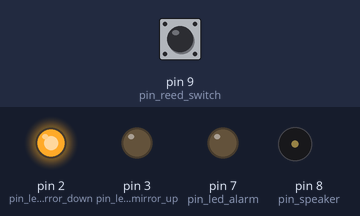
This program was run on a simulated Arduino Uno, built with avr-gcc and run on an emulated ATmega328P. Shown: output pins drawn as LEDs (lit = HIGH), buzzer (waves = sounding). Dashed ring = blinking. Inputs (shaded band) come from the test bench; at power-on: pin 9 (pin_reed_switch) HIGH.

Above: at 1.2 s.
1.3 s: pin 9 (pin_reed_switch) pulled LOW for 0.15 s
At 1.37 s:
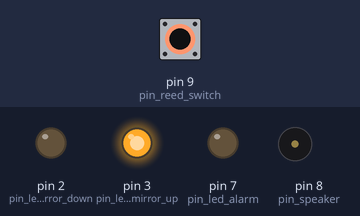
At 2.14 s:
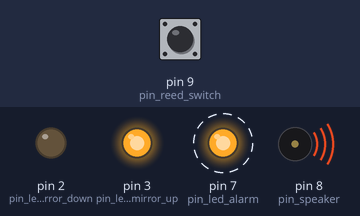
4.3 s: pin 9 (pin_reed_switch) pulled LOW for 1 s
At 5.24 s:
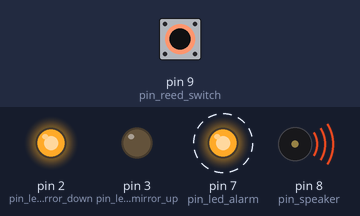
Timing chart, 0 to 7.3 s (numbered marks = the images above; inputs shaded):
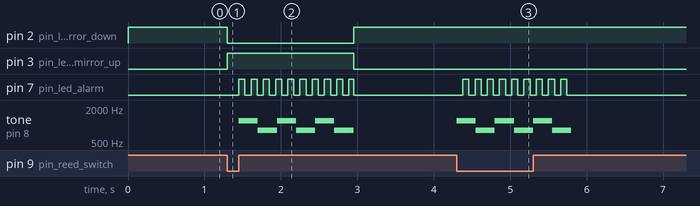

The program:

main.cpp
```cpp
//
// Created by alex on 11/27/19.
//

#include <Arduino.h>

//Pin definitions
const byte pin_led_mirror_down = 2;
const byte pin_led_mirror_up = 3;
const byte pin_led_alarm = 7;
const byte pin_speaker = 8;
const byte pin_reed_switch = 9;

const bool mirror_up_pos = false;
const bool mirror_down_pos = true;

//Reed switch debounce time (ms)
unsigned int debounce_time = 200;

//Mirror position variable
bool mirror_pos;

//Some notes
const unsigned int NOTE_HIGH = 1200;
const unsigned int NOTE_LOW = 800;

//Start and stop the light alarm
void start_light_alarm();
void stop_light_alarm();
void play_sound_alarm(byte sound_pin);

bool reed_switch_changed(byte reed_pin, unsigned int time_of_last, bool mirror_position);

void setup()
{
    pinMode(pin_led_mirror_down, OUTPUT);
    pinMode(pin_led_mirror_up, OUTPUT);
    pinMode(pin_led_alarm, OUTPUT);
    pinMode(pin_speaker, OUTPUT);

    pinMode(pin_reed_switch, INPUT_PULLUP);

    mirror_pos = digitalRead(pin_reed_switch);
}

void loop()
{
    static unsigned long time_of_last_change = millis();
    if(reed_switch_changed(pin_reed_switch, time_of_last_change, mirror_pos))
    {
        start_light_alarm();
        play_sound_alarm(pin_speaker);
        stop_light_alarm();
        time_of_last_change = millis();
    }

    mirror_pos = digitalRead(pin_reed_switch);

    digitalWrite(pin_led_mirror_down, mirror_pos==mirror_down_pos);
    digitalWrite(pin_led_mirror_up, mirror_pos==mirror_up_pos);
}

void start_light_alarm()
{
    // Disable interrupts
    noInterrupts();

    //Clear timer control registers
    TCCR1A = 0;
    TCCR1B = 0;
    TCCR1C = 0;

    //Clear ounter and set compare value (results in 4 Hz frequency)
    TCNT1 = 0;
    OCR1A = 5000;//15625;

    //Enable CTC mode and timer compare itnerrupt
    TCCR1B |= (1 << WGM12);
    TCCR1B |= (1 << CS12);
    TIMSK1 |= (1 << OCIE1A);

    //Enable interrupts
    interrupts();
}

void stop_light_alarm()
{
    noInterrupts();
    TCCR1B = 0;
    interrupts();
    digitalWrite(pin_led_alarm, LOW);
}

ISR(TIMER1_COMPA_vect)
{
    digitalWrite(pin_led_alarm, !digitalRead(pin_led_alarm));
}

void play_sound_alarm(byte sound_pin)
{
  for(byte i=0; i<3; i++)
  {
    tone(sound_pin, NOTE_HIGH);
    delay(250);
    tone(sound_pin, NOTE_LOW);
    delay(250);
  }
  noTone(sound_pin);
}

bool reed_switch_changed(byte reed_pin, unsigned int time_of_last, bool mirror_position)
{
    if((millis() - time_of_last) < debounce_time) return false;
    else return digitalRead(reed_pin) != mirror_position;
}
```

Measured:
- after the input at 1.3 s, pin 2 (pin_led_mirror_down): HIGH → LOW at once, → HIGH 1.7 s later; pin 3 (pin_led_mirror_up): LOW → HIGH at once, → LOW 1.7 s later
- after the input at 4.3 s, pin 7 (pin_led_alarm): alternates HIGH for 0.08 s and LOW for 0.08 s, 18 changes in all, then stays LOW, starting after 0.08 s; tone on pin 8 (pin_speaker): silent → 1200 Hz at once, then repeats every 0.50 s: 800 Hz 0.25 s, 1200 Hz 0.25 s, until it stays silent from 5.8 s
